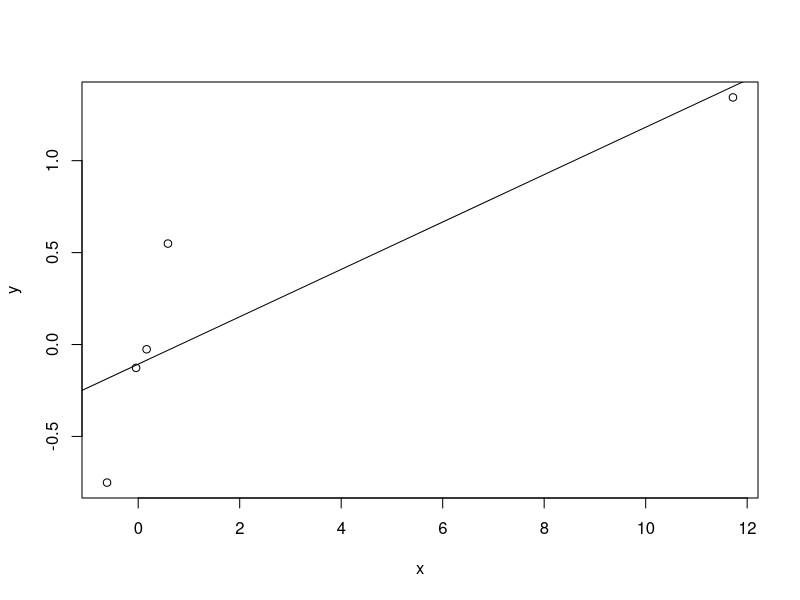

Write R code to recreate this figure.
#Q5
#Consider the following data set
x <- c(0.586, 0.166, -0.042, -0.614, 11.72)
y <- c(0.549, -0.026, -0.127, -0.751, 1.344)
#Give the hat diagonal for the most influential point
plot(x,y)
fit <- lm(y ~ x)
abline(fit)
hatvalues(fit)
